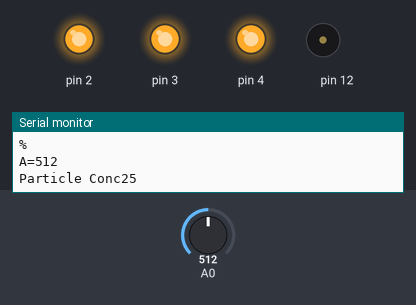
The sketch below on a simulated Arduino Uno, built with avr-gcc and run on an emulated ATmega328P. Shown: output pins drawn as LEDs (lit = HIGH), buzzer (waves = sounding), the last lines printed to the serial monitor. The test bench sets the inputs (shaded band); at power-on: A0 = 512.

Above: at 1.2 s.
1.3 s: A0 set to 424
2.8 s: A0 set to 408
At 3.2 s:
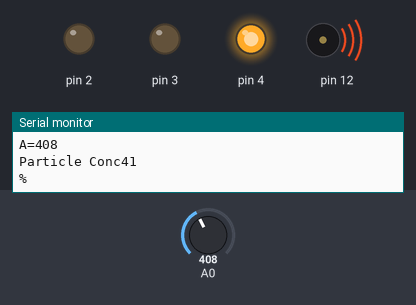
5.8 s: A0 set to 222
8.0 s: A0 set to 200
At 9.6 s:
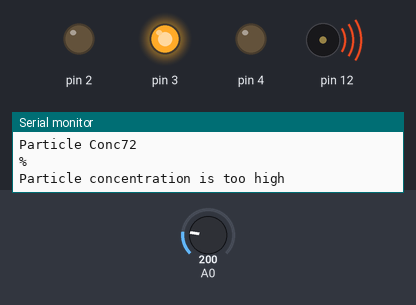
11.0 s: A0 set to 306
At 13.9 s:
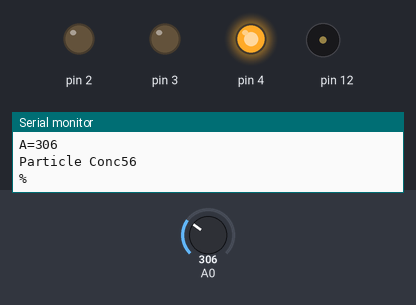
14.0 s: A0 set to 122
At 16.6 s:
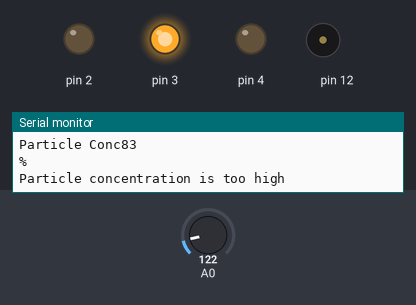
Timing chart, 0 to 18.0 s (numbered marks = the images above; inputs shaded):
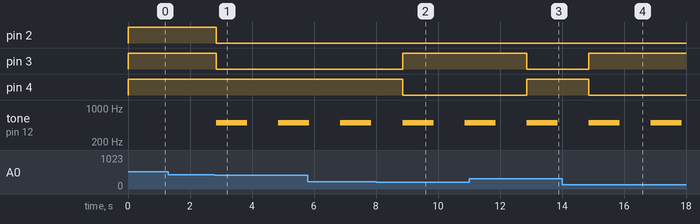

Measured:
- the behaviour switches between 417 and 416 on A0 (found by bisection; images 0 and 1)
- the behaviour switches between 208 and 207 on A0 (found by bisection; images 1 and 2)
- after the input at 2.8 s, pin 2, pin 3: HIGH → LOW after 0.05 s; tone on pin 12: silent → 500 Hz after 0.05 s, → silent 1.0 s later, → 500 Hz 1.0 s later
- after the input at 8.0 s, pin 3: LOW → HIGH after 0.86 s; pin 4: HIGH → LOW after 0.86 s
- after the input at 11.0 s, pin 3: HIGH → LOW after 1.9 s; pin 4: LOW → HIGH after 1.9 s
- after the input at 14.0 s, pin 3: LOW → HIGH after 0.86 s; pin 4: HIGH → LOW after 0.86 s

The sketch:

particle_concentration.ino
```cpp
// C++ code
//
void setup()
{
  pinMode(A0, INPUT);
  pinMode(4, OUTPUT);
  pinMode(3, OUTPUT);
  pinMode(2, OUTPUT);
  pinMode(0, OUTPUT);
  Serial.begin(9600);
}


void loop()
{

int A=analogRead(A0);
Serial.print("A=");
  Serial.println(A);
  int B=map(A, 6, 679,100,0);
  Serial.print("Particle Conc");
  Serial.println(B);
  Serial.println("%");

  if(B<40){
    digitalWrite(2,HIGH);
    digitalWrite(4,HIGH);
    digitalWrite(3,HIGH);
    noTone(12);
  }

  else if (B>=40 && B<=70){
    digitalWrite(2,LOW);
    digitalWrite(4,HIGH);
    digitalWrite(3,LOW);
    tone(12,500);
    delay(1000);
    noTone(12);
    delay(1000);
  }

  else{
     digitalWrite(2,LOW);
    digitalWrite(4,LOW);
    digitalWrite(3,HIGH);
    Serial.println("Particle concentration is too high");
    tone(12,500);
    delay(1000);
    noTone(12);
    delay(1000);


  }


}
```
